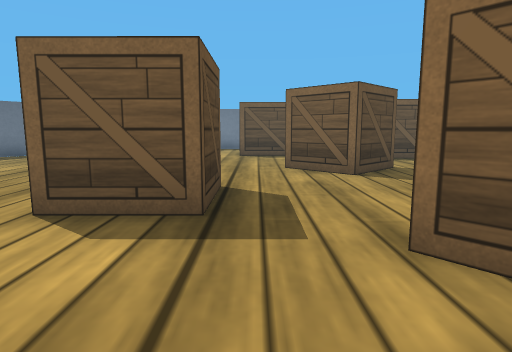
View 1 (above)

18 first-person views from a walk through a robot-simulator world made for Webots. The camera is 0.05 m above the floor, tilts 8° down and sees 75° across. The floor is counted in squares, 0.05 m on a side. Each view is taken from the middle of a square. On the plan, view 1 faces up. The plan holds only what a view shows up to about 13 squares ahead; the rest is blank. The robots in the file are not drawn. Webots' stock objects and surfaces are drawn as simple stand-ins.

View 2
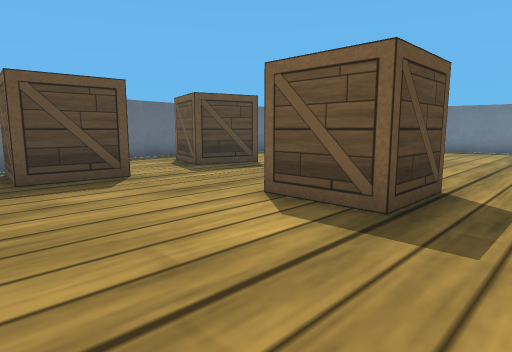

View 3
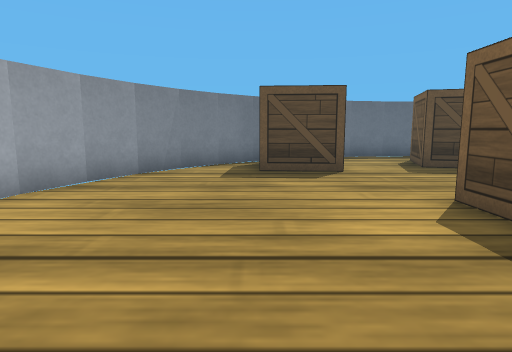

View 4
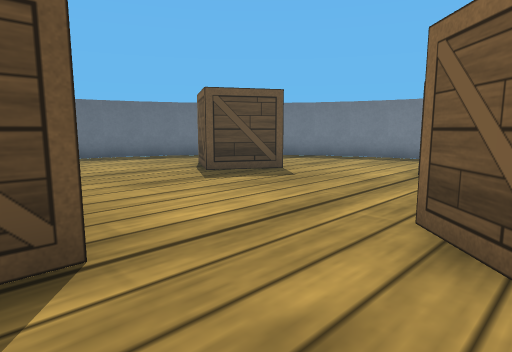

View 5
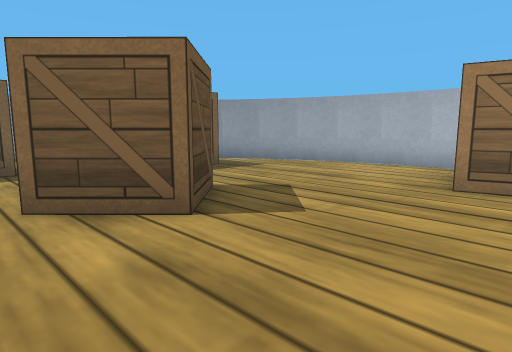

View 6
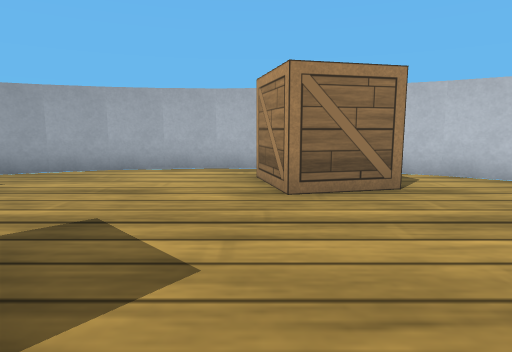

View 7
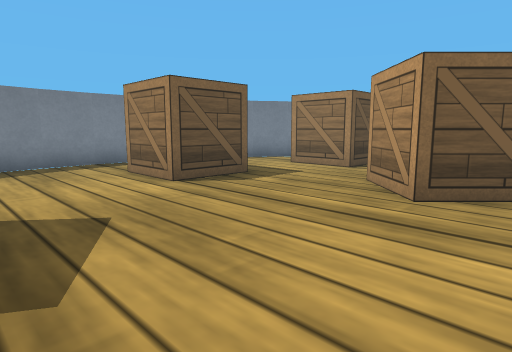

View 8
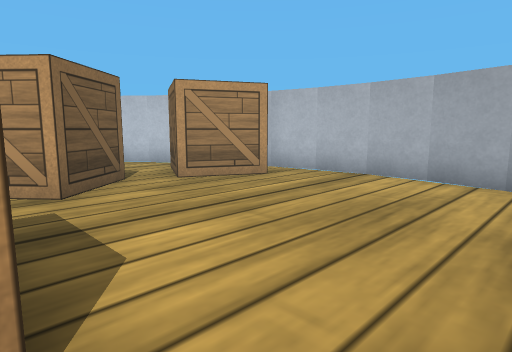

View 9
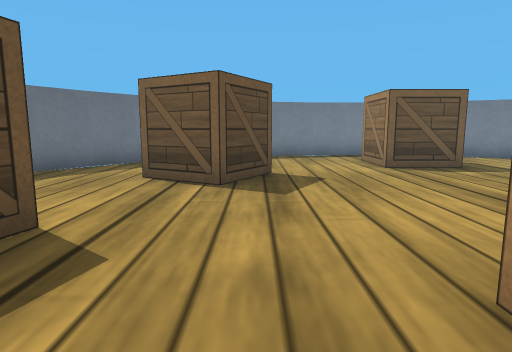

View 10
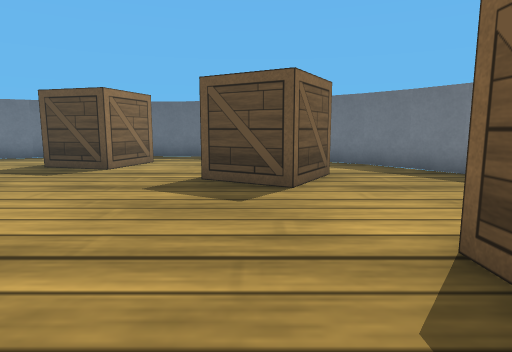

View 11
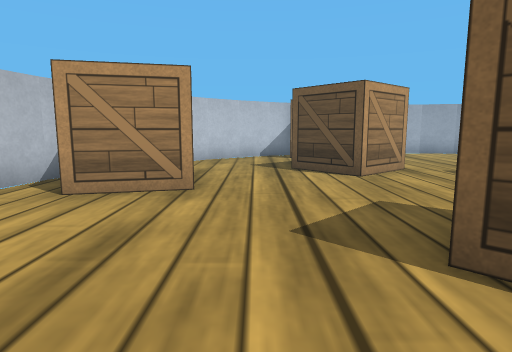

View 12
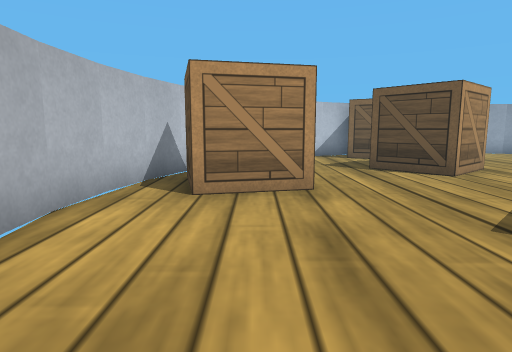

View 13
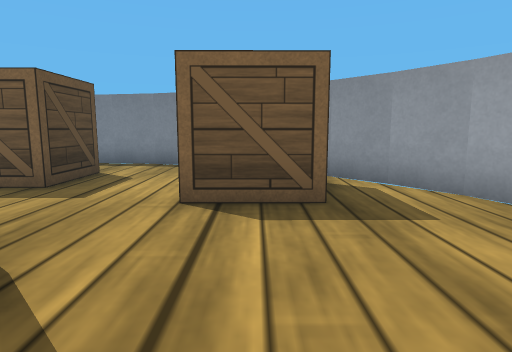

View 14
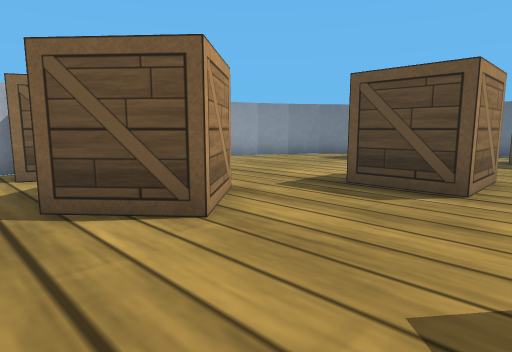

View 15
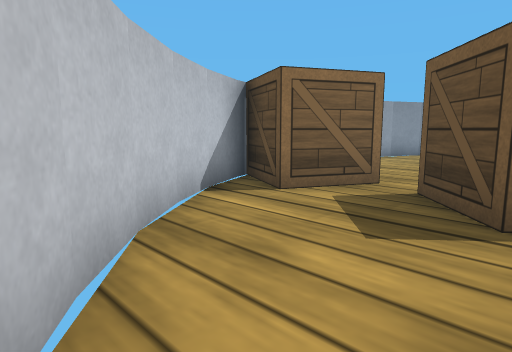

View 16
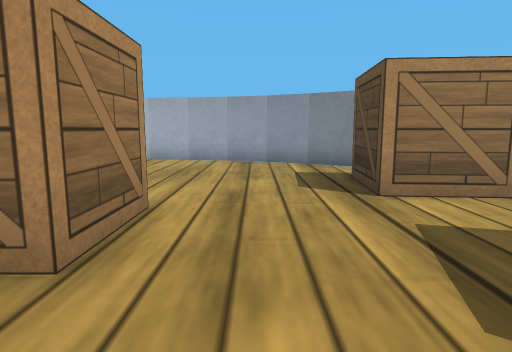

View 17
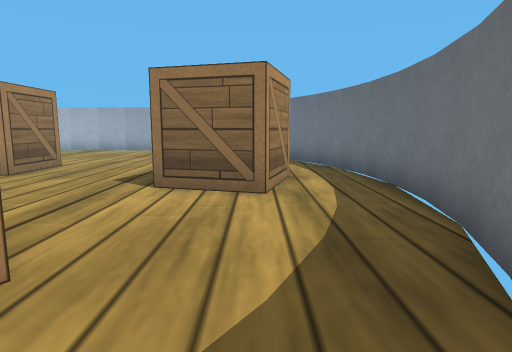

View 18
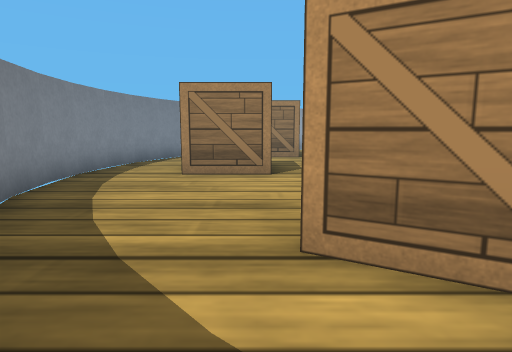

### Floor plan
Points are (right, up) in squares from view 1. A wall is a line through its corners. A room is listed if a view was taken in it or the views show most of it. See-through windows are left out.
Room 1 (views 1, 2, 3, 4, 5, 6, 7, 8, 9, 10, 11, 12, 13, 14, 15, 16, 17, 18)
walls: (9.1, 4.3) (9.4, 5.8); (8.7, 3.2) (9.2, 4.5); (9.5, 7) (9.4, 8.3) (9.2, 9.6); (9.4, 5.6) (9.5, 7.1); (9.2, 9.5) (8.7, 10.8); (8.8, 10.7) (8.1, 12.1); (8.2, 11.9) (7.4, 13.1); (8.2, 2) (8.8, 3.2); (7.5, 13) (6.5, 14.1); (6.6, 14) (5.6, 15); (7.4, 0.8) (8.2, 2.1); (5.6, 14.9) (4.5, 15.7); (6.5, -0.2) (7.5, 1); (5.5, -1) (6.6, 0); (4.6, 15.6) (3.2, 16.3); (3.3, 16.2) (2, 16.7); (4.5, -1.7) (5.6, -0.9); (3.4, -2.2) (4.6, -1.6); (2.1, 16.6) (0.8, 16.9); (0.7, -2.9) (2.2, -2.6); (0.9, 16.9) (-0.6, 17); (-0.5, 17) (-1.9, 16.9); (-0.6, -3) (0.8, -2.9); (-1.7, 16.9) (-3.2, 16.6); (-1.9, -2.9) (-0.5, -3); (-3.2, -2.6) (-1.7, -2.9); (-3.1, 16.7) (-4.4, 16.2); (-4.4, -2.2) (-3.1, -2.7); (-4.3, 16.3) (-5.5, 15.7) (-6.6, 14.9); (-5.6, -1.6) (-4.2, -2.3); (-6.5, 15) (-7.6, 14.1); (-7.5, 14.1) (-8.5, 13); (-7.6, 0) (-6.6, -1); (-6.7, -0.9) (-5.4, -1.7); (-9.1, 12) (-9.7, 10.8); (-8.5, 1) (-7.6, -0.1); (-9.2, 2.1) (-8.4, 0.9); (-8.4, 13.2) (-9.2, 11.9); (-10.1, 9.7) (-10.4, 8.3); (-9.7, 10.9) (-10.2, 9.6); (-10.4, 8.4) (-10.5, 6.9); (-10.5, 7) (-10.4, 5.7) (-10.2, 4.4); (-10.2, 4.5) (-9.7, 3.1); (-9.8, 3.2) (-9.2, 2)
objects: wooden box (-9, 6) to (-6, 8); wooden box (-8, 1) to (-6, 3); wooden box (-6, 10) to (-4, 13); wooden box (-2, 4) to (-1, 6); wooden box (0, 13) to (1, 15); wooden box (1, -2) to (4, 0); wooden box (1, 1) to (4, 4); wooden box (1, 7) to (3, 10); wooden box (4, 12) to (6, 13); wooden box (6, 4) to (8, 6)

Positions as (right, up) in squares from view 1, and headings:
1: (0, 0), facing up
2: (1, 0), facing up-left
3: (2, 1), facing left
4: (2, 5), facing up-left
5: (0, 4), facing up-right
6: (1, 6), facing right
7: (-4, 7), facing up-right
8: (-4, 4), facing down-right
9: (-4, 4), facing up
10: (2, 11), facing left
11: (5, 11), facing down
12: (7, 11), facing down
13: (5, 7), facing up
14: (5, 7), facing down-left
15: (8, 3), facing down-left
16: (-4, 8), facing down
17: (-8, 13), facing down
18: (-8, 13), facing right
